Frame 1 (no input): blank canvas, image omitted
Frame 60 (no input): blank canvas, image omitted
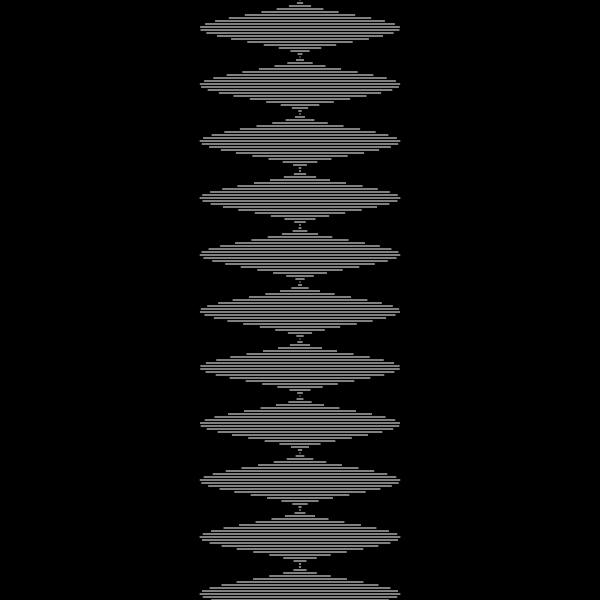
Frame 120 (the mouse pressed at the canvas centre since frame 60)

The p5.js sketch whose frames 1 and 60 were blank and that drew this single picture after the mouse press (run headless with seeded random() and noise() and a simulated clock; from frame 60 on, the mouse is pressed at the canvas centre):

// p5.js sketch
// ── sketch.js
var yOffset = 3;

function setup() {
  createCanvas(600, 600);
  stroke(255);

}

function draw() {
  background(0);
  translate(width/2, 0);
  var lines = height;

  for (var i = 0; i < lines; i++) { 
    var xWidth = map(sin(i/(mouseX/100)-PI/2), -1, 1, 0, 100);
    line(-xWidth, 0, xWidth, 0);
    translate(0, yOffset);
  }
}
